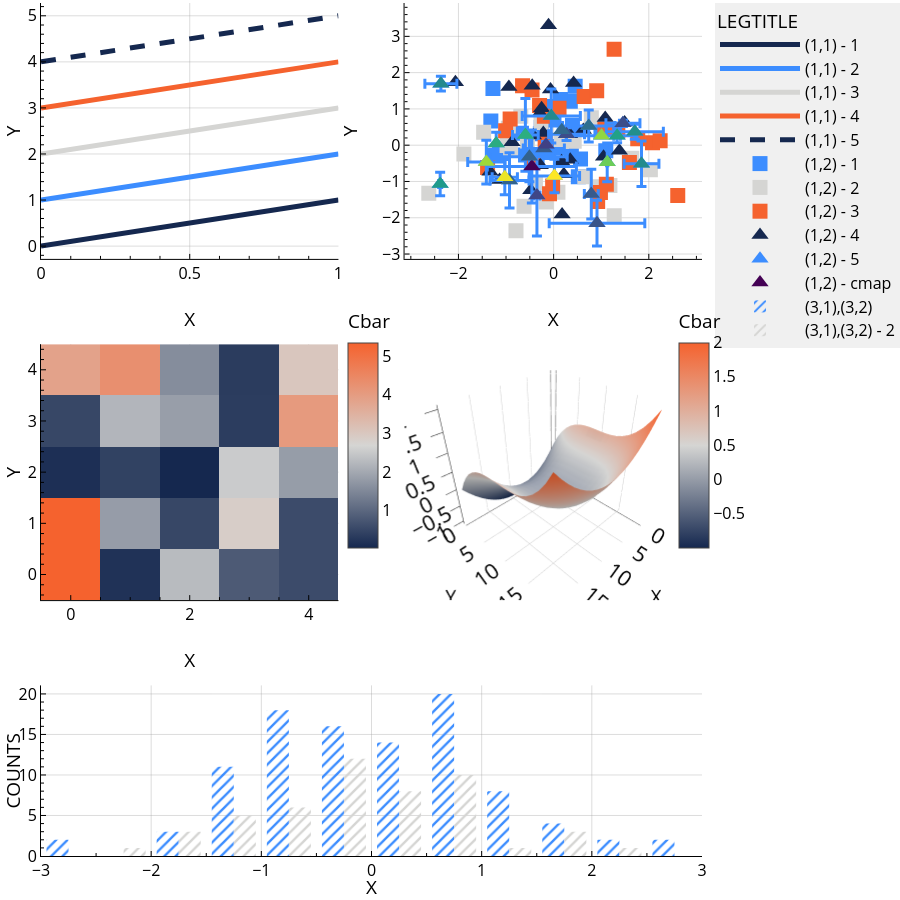

Notebook source saved alongside this figure:
### Markdown cell above
## `fink("light","batch")`

### Code cell
importlib.reload(alstps)
colorway, ls, markers, cmap, hatches = alstps.fink("light","batch")
print(pio.templates)
style_testplot()
